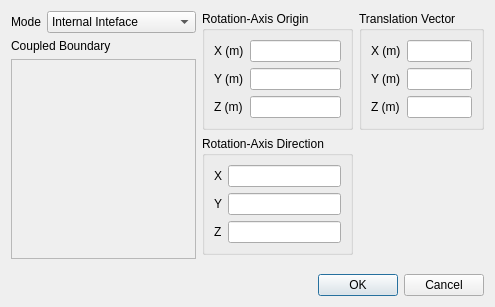
<?xml version="1.0" encoding="UTF-8"?>
<ui version="4.0">
 <class>InterfaceDialog</class>
 <widget class="QDialog" name="InterfaceDialog">
  <property name="geometry">
   <rect>
    <x>0</x>
    <y>0</y>
    <width>466</width>
    <height>307</height>
   </rect>
  </property>
  <property name="windowTitle">
   <string>Interface Boundary Condition</string>
  </property>
  <layout class="QVBoxLayout" name="verticalLayout">
   <item>
    <widget class="QWidget" name="dialogContents" native="true">
     <layout class="QHBoxLayout" name="horizontalLayout">
      <property name="leftMargin">
       <number>0</number>
      </property>
      <property name="topMargin">
       <number>0</number>
      </property>
      <property name="rightMargin">
       <number>0</number>
      </property>
      <item>
       <widget class="QWidget" name="widget_2" native="true">
        <layout class="QVBoxLayout" name="verticalLayout_4">
         <property name="leftMargin">
          <number>0</number>
         </property>
         <property name="topMargin">
          <number>0</number>
         </property>
         <property name="rightMargin">
          <number>0</number>
         </property>
         <property name="bottomMargin">
          <number>0</number>
         </property>
         <item>
          <widget class="QWidget" name="widget" native="true">
           <layout class="QFormLayout" name="formLayout">
            <property name="leftMargin">
             <number>0</number>
            </property>
            <property name="topMargin">
             <number>0</number>
            </property>
            <property name="rightMargin">
             <number>0</number>
            </property>
            <property name="bottomMargin">
             <number>0</number>
            </property>
            <item row="0" column="0">
             <widget class="QLabel" name="label">
              <property name="text">
               <string>Mode</string>
              </property>
             </widget>
            </item>
            <item row="0" column="1">
             <widget class="QComboBox" name="mode">
              <item>
               <property name="text">
                <string>Internal Inteface</string>
               </property>
              </item>
              <item>
               <property name="text">
                <string>Rotational Periodic</string>
               </property>
              </item>
              <item>
               <property name="text">
                <string>Translational Periodic</string>
               </property>
              </item>
              <item>
               <property name="text">
                <string>Region Interface</string>
               </property>
              </item>
             </widget>
            </item>
           </layout>
          </widget>
         </item>
         <item>
          <widget class="QLabel" name="label_2">
           <property name="text">
            <string>Coupled Boundary</string>
           </property>
          </widget>
         </item>
         <item>
          <widget class="QScrollArea" name="scrollArea">
           <property name="sizePolicy">
            <sizepolicy hsizetype="Expanding" vsizetype="MinimumExpanding">
             <horstretch>0</horstretch>
             <verstretch>0</verstretch>
            </sizepolicy>
           </property>
           <property name="minimumSize">
            <size>
             <width>0</width>
             <height>200</height>
            </size>
           </property>
           <property name="horizontalScrollBarPolicy">
            <enum>Qt::ScrollBarAlwaysOff</enum>
           </property>
           <property name="sizeAdjustPolicy">
            <enum>QAbstractScrollArea::AdjustIgnored</enum>
           </property>
           <property name="widgetResizable">
            <bool>true</bool>
           </property>
           <property name="alignment">
            <set>Qt::AlignLeading|Qt::AlignLeft|Qt::AlignTop</set>
           </property>
           <widget class="QWidget" name="boundaryList">
            <property name="geometry">
             <rect>
              <x>0</x>
              <y>0</y>
              <width>174</width>
              <height>198</height>
             </rect>
            </property>
           </widget>
          </widget>
         </item>
        </layout>
       </widget>
      </item>
      <item>
       <widget class="QWidget" name="rotationalPeriodic" native="true">
        <layout class="QVBoxLayout" name="verticalLayout_3">
         <property name="leftMargin">
          <number>0</number>
         </property>
         <property name="topMargin">
          <number>0</number>
         </property>
         <property name="rightMargin">
          <number>0</number>
         </property>
         <property name="bottomMargin">
          <number>0</number>
         </property>
         <item>
          <widget class="QGroupBox" name="groupBox_2">
           <property name="title">
            <string>Rotation-Axis Origin</string>
           </property>
           <layout class="QFormLayout" name="formLayout_3">
            <item row="0" column="0">
             <widget class="QLabel" name="label_6">
              <property name="text">
               <string>X (m)</string>
              </property>
             </widget>
            </item>
            <item row="0" column="1">
             <widget class="QLineEdit" name="rotationAxisX">
              <property name="sizePolicy">
               <sizepolicy hsizetype="Expanding" vsizetype="Fixed">
                <horstretch>0</horstretch>
                <verstretch>0</verstretch>
               </sizepolicy>
              </property>
             </widget>
            </item>
            <item row="1" column="0">
             <widget class="QLabel" name="label_7">
              <property name="text">
               <string>Y (m)</string>
              </property>
             </widget>
            </item>
            <item row="1" column="1">
             <widget class="QLineEdit" name="rotationAxisY">
              <property name="sizePolicy">
               <sizepolicy hsizetype="Expanding" vsizetype="Fixed">
                <horstretch>0</horstretch>
                <verstretch>0</verstretch>
               </sizepolicy>
              </property>
             </widget>
            </item>
            <item row="2" column="0">
             <widget class="QLabel" name="label_8">
              <property name="text">
               <string>Z (m)</string>
              </property>
             </widget>
            </item>
            <item row="2" column="1">
             <widget class="QLineEdit" name="rotationAxisZ">
              <property name="sizePolicy">
               <sizepolicy hsizetype="Expanding" vsizetype="Fixed">
                <horstretch>0</horstretch>
                <verstretch>0</verstretch>
               </sizepolicy>
              </property>
             </widget>
            </item>
           </layout>
          </widget>
         </item>
         <item>
          <widget class="QGroupBox" name="groupBox_3">
           <property name="title">
            <string>Rotation-Axis Direction</string>
           </property>
           <layout class="QFormLayout" name="formLayout_4">
            <item row="0" column="0">
             <widget class="QLabel" name="label_9">
              <property name="text">
               <string>X</string>
              </property>
             </widget>
            </item>
            <item row="0" column="1">
             <widget class="QLineEdit" name="rotationDirectionX">
              <property name="sizePolicy">
               <sizepolicy hsizetype="Expanding" vsizetype="Fixed">
                <horstretch>0</horstretch>
                <verstretch>0</verstretch>
               </sizepolicy>
              </property>
             </widget>
            </item>
            <item row="1" column="0">
             <widget class="QLabel" name="label_10">
              <property name="text">
               <string>Y</string>
              </property>
             </widget>
            </item>
            <item row="1" column="1">
             <widget class="QLineEdit" name="rotationDirectionY">
              <property name="sizePolicy">
               <sizepolicy hsizetype="Expanding" vsizetype="Fixed">
                <horstretch>0</horstretch>
                <verstretch>0</verstretch>
               </sizepolicy>
              </property>
             </widget>
            </item>
            <item row="2" column="0">
             <widget class="QLabel" name="label_11">
              <property name="text">
               <string>Z</string>
              </property>
             </widget>
            </item>
            <item row="2" column="1">
             <widget class="QLineEdit" name="rotationDirectionZ">
              <property name="sizePolicy">
               <sizepolicy hsizetype="Expanding" vsizetype="Fixed">
                <horstretch>0</horstretch>
                <verstretch>0</verstretch>
               </sizepolicy>
              </property>
             </widget>
            </item>
           </layout>
          </widget>
         </item>
         <item>
          <spacer name="verticalSpacer">
           <property name="orientation">
            <enum>Qt::Vertical</enum>
           </property>
           <property name="sizeHint" stdset="0">
            <size>
             <width>20</width>
             <height>0</height>
            </size>
           </property>
          </spacer>
         </item>
        </layout>
       </widget>
      </item>
      <item>
       <widget class="QWidget" name="translationalPeriodic" native="true">
        <layout class="QVBoxLayout" name="verticalLayout_2">
         <property name="leftMargin">
          <number>0</number>
         </property>
         <property name="topMargin">
          <number>0</number>
         </property>
         <property name="rightMargin">
          <number>0</number>
         </property>
         <property name="bottomMargin">
          <number>0</number>
         </property>
         <item>
          <widget class="QGroupBox" name="groupBox">
           <property name="title">
            <string>Translation Vector</string>
           </property>
           <layout class="QFormLayout" name="formLayout_6">
            <item row="0" column="0">
             <widget class="QLabel" name="label_15">
              <property name="text">
               <string>X (m)</string>
              </property>
             </widget>
            </item>
            <item row="0" column="1">
             <widget class="QLineEdit" name="translationVectorX">
              <property name="sizePolicy">
               <sizepolicy hsizetype="Expanding" vsizetype="Fixed">
                <horstretch>0</horstretch>
                <verstretch>0</verstretch>
               </sizepolicy>
              </property>
             </widget>
            </item>
            <item row="1" column="0">
             <widget class="QLabel" name="label_16">
              <property name="text">
               <string>Y (m)</string>
              </property>
             </widget>
            </item>
            <item row="1" column="1">
             <widget class="QLineEdit" name="translationVectorY">
              <property name="sizePolicy">
               <sizepolicy hsizetype="Expanding" vsizetype="Fixed">
                <horstretch>0</horstretch>
                <verstretch>0</verstretch>
               </sizepolicy>
              </property>
             </widget>
            </item>
            <item row="2" column="0">
             <widget class="QLabel" name="label_17">
              <property name="text">
               <string>Z (m)</string>
              </property>
             </widget>
            </item>
            <item row="2" column="1">
             <widget class="QLineEdit" name="translationVectorZ">
              <property name="sizePolicy">
               <sizepolicy hsizetype="Expanding" vsizetype="Fixed">
                <horstretch>0</horstretch>
                <verstretch>0</verstretch>
               </sizepolicy>
              </property>
             </widget>
            </item>
           </layout>
          </widget>
         </item>
         <item>
          <spacer name="verticalSpacer_2">
           <property name="orientation">
            <enum>Qt::Vertical</enum>
           </property>
           <property name="sizeHint" stdset="0">
            <size>
             <width>20</width>
             <height>0</height>
            </size>
           </property>
          </spacer>
         </item>
        </layout>
       </widget>
      </item>
     </layout>
    </widget>
   </item>
   <item>
    <widget class="QDialogButtonBox" name="buttonBox">
     <property name="orientation">
      <enum>Qt::Horizontal</enum>
     </property>
     <property name="standardButtons">
      <set>QDialogButtonBox::Cancel|QDialogButtonBox::Ok</set>
     </property>
    </widget>
   </item>
  </layout>
 </widget>
 <resources/>
 <connections>
  <connection>
   <sender>buttonBox</sender>
   <signal>accepted()</signal>
   <receiver>InterfaceDialog</receiver>
   <slot>accept()</slot>
   <hints>
    <hint type="sourcelabel">
     <x>248</x>
     <y>254</y>
    </hint>
    <hint type="destinationlabel">
     <x>157</x>
     <y>274</y>
    </hint>
   </hints>
  </connection>
  <connection>
   <sender>buttonBox</sender>
   <signal>rejected()</signal>
   <receiver>InterfaceDialog</receiver>
   <slot>reject()</slot>
   <hints>
    <hint type="sourcelabel">
     <x>316</x>
     <y>260</y>
    </hint>
    <hint type="destinationlabel">
     <x>286</x>
     <y>274</y>
    </hint>
   </hints>
  </connection>
 </connections>
</ui>
